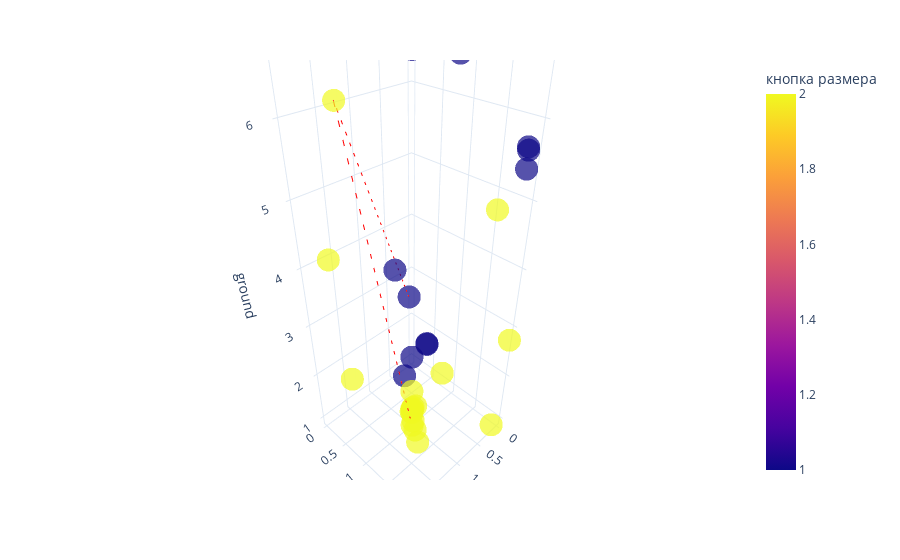

Notebook source saved alongside this figure:
### Code cell
fig = px.scatter_3d(steps_df, x='coffee', y='size', z='ground', color='кнопка размера', opacity=0.7, color_discrete_sequence=px.colors.qualitative.Alphabet)
# this is best path, plot it as a  directional line in 3d
best_option = steps_df.iloc[prob.ibest_seq].drop_duplicates()
# Create the line plot
gradient = best_option.index

line_plot = px.line_3d(best_option, x='coffee', y='size', z='ground')
line_plot['data'][0]['line']['color'] = '#FF0000'
line_plot['data'][0]['line']['dash'] = 'dash'
fig.add_trace(line_plot.data[0])
fig.update_layout(title='')

fig.update_layout(template='plotly_white')

go.Figure(fig).show()

### Figure 1 — Plotly figure (JSON) as saved in the notebook; plotly's stock layout.template omitted (floating-point values rounded to 4 significant figures)
{"data": [{"hovertemplate": "coffee=%{x}<br>size=%{y}<br>ground=%{z}<br>кнопка размера=%{marker.color}<extra></extra>", "legendgroup": "", "marker": {"color": [1, 1, 2, 2, 2, 1, 2, 1, 1, 2, 2, 2, 1, 2, 2, 2, 2, 2, 1, 2, 1, 2, 2, 1, 1, 2, 2, 1, 2, 2, 2, 2], "coloraxis": "coloraxis", "opacity": 0.7, "symbol": "circle"}, "mode": "markers", "name": "", "scene": "scene", "showlegend": false, "type": "scatter3d", "x": [0.4639, 0.7011, 1.857, 1.67, 1.564, 0.8555, 1.266, 1.15, 0.1688, 0.3043, 1.264, 1.258, 1.2, 1.225, 1.214, 1.165, 1.211, 1.175, 0.1845, 1.186, 0.1234, 1.164, 1.213, 0.7197, 2.0, 0.0, 2.0, 0.0, 0.0, 0.172, 0.02989, 0.0], "y": [0.4042, 1.023, 0.7836, 0.09786, 0.2285, 1.514, 1.272, 0.8352, 1.976, 1.755, 1.333, 1.388, 1.044, 1.21, 1.227, 1.245, 1.211, 1.204, 2.0, 1.21, 1.955, 1.165, 1.214, 1.038, 2.0, 0.0, 2.0, 0.0, 2.0, 2.0, 0.7843, 2.0], "z": [2.924, 2.489, 6.338, 4.052, 1.781, 6.727, 1.324, 3.994, 5.729, 4.916, 1.261, 1.004, 2.201, 1.554, 1.612, 1.665, 1.612, 1.283, 5.479, 1.62, 5.671, 1.44, 1.592, 2.527, 7.0, 6.823, 3.273, 1.0, 7.0, 1.0, 1.182, 2.756]}, {"hovertemplate": "coffee=%{x}<br>size=%{y}<br>ground=%{z}<extra></extra>", "legendgroup": "", "line": {"color": "#FF0000", "dash": "dash"}, "marker": {"symbol": "circle"}, "mode": "lines", "name": "", "scene": "scene", "showlegend": false, "type": "scatter3d", "x": [0.4639, 1.857, 1.266], "y": [0.4042, 0.7836, 1.272], "z": [2.924, 6.338, 1.324]}], "layout": {"coloraxis": {"colorbar": {"title": {"text": "кнопка размера"}}, "colorscale": [[0.0, "#0d0887"], [0.1111, "#46039f"], [0.2222, "#7201a8"], [0.3333, "#9c179e"], [0.4444, "#bd3786"], [0.5556, "#d8576b"], [0.6667, "#ed7953"], [0.7778, "#fb9f3a"], [0.8889, "#fdca26"], [1.0, "#f0f921"]]}, "legend": {"tracegroupgap": 0}, "margin": {"t": 60}, "scene": {"domain": {"x": [0.0, 1.0], "y": [0.0, 1.0]}, "xaxis": {"title": {"text": "coffee"}}, "yaxis": {"title": {"text": "size"}}, "zaxis": {"title": {"text": "ground"}}}, "title": {"text": ""}}}
